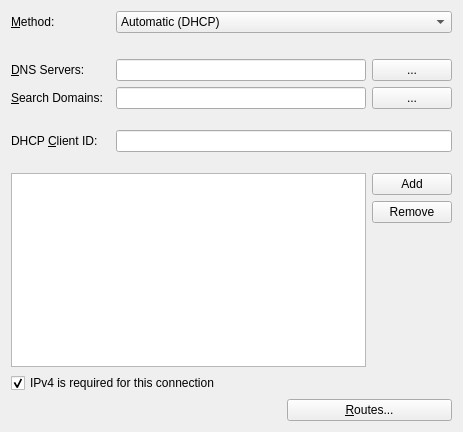
<?xml version="1.0" encoding="UTF-8"?>
<ui version="4.0">
 <class>IPv4Widget</class>
 <widget class="QWidget" name="IPv4Widget">
  <property name="geometry">
   <rect>
    <x>0</x>
    <y>0</y>
    <width>463</width>
    <height>432</height>
   </rect>
  </property>
  <property name="windowTitle">
   <string>IPv4 Address</string>
  </property>
  <property name="toolTip">
   <string extracomment="Advanced IP settings"/>
  </property>
  <layout class="QGridLayout" name="gridLayout_2">
   <item row="0" column="0">
    <widget class="QLabel" name="label">
     <property name="sizePolicy">
      <sizepolicy hsizetype="Minimum" vsizetype="Preferred">
       <horstretch>0</horstretch>
       <verstretch>0</verstretch>
      </sizepolicy>
     </property>
     <property name="text">
      <string>&amp;Method:</string>
     </property>
     <property name="buddy">
      <cstring>method</cstring>
     </property>
    </widget>
   </item>
   <item row="0" column="1" colspan="2">
    <widget class="KComboBox" name="method">
     <item>
      <property name="text">
       <string>Automatic (DHCP)</string>
      </property>
     </item>
     <item>
      <property name="text">
       <string>Link-Local</string>
      </property>
     </item>
     <item>
      <property name="text">
       <string comment="like in use Manual configuration">Manual</string>
      </property>
     </item>
     <item>
      <property name="text">
       <string>Shared to other computers</string>
      </property>
     </item>
     <item>
      <property name="text">
       <string comment="like in this setting is Disabled">Disabled</string>
      </property>
     </item>
    </widget>
   </item>
   <item row="1" column="1">
    <spacer name="verticalSpacer">
     <property name="orientation">
      <enum>Qt::Vertical</enum>
     </property>
     <property name="sizeType">
      <enum>QSizePolicy::Minimum</enum>
     </property>
     <property name="sizeHint" stdset="0">
      <size>
       <width>20</width>
       <height>20</height>
      </size>
     </property>
    </spacer>
   </item>
   <item row="2" column="0">
    <widget class="QLabel" name="dnsLabel">
     <property name="sizePolicy">
      <sizepolicy hsizetype="Minimum" vsizetype="Preferred">
       <horstretch>0</horstretch>
       <verstretch>0</verstretch>
      </sizepolicy>
     </property>
     <property name="text">
      <string comment="@info">&amp;DNS Servers:</string>
     </property>
     <property name="textFormat">
      <enum>Qt::AutoText</enum>
     </property>
     <property name="buddy">
      <cstring>dns</cstring>
     </property>
    </widget>
   </item>
   <item row="2" column="1" colspan="2">
    <layout class="QHBoxLayout" name="horizontalLayout_2">
     <item>
      <widget class="KLineEdit" name="dns">
       <property name="sizePolicy">
        <sizepolicy hsizetype="Expanding" vsizetype="Fixed">
         <horstretch>0</horstretch>
         <verstretch>0</verstretch>
        </sizepolicy>
       </property>
       <property name="minimumSize">
        <size>
         <width>250</width>
         <height>0</height>
        </size>
       </property>
       <property name="toolTip">
        <string>Use this field to specify the IP address(es) of one or more DNS servers. Use ',' to separate entries.</string>
       </property>
      </widget>
     </item>
     <item>
      <widget class="KPushButton" name="dnsMorePushButton">
       <property name="text">
        <string>...</string>
       </property>
      </widget>
     </item>
    </layout>
   </item>
   <item row="3" column="0">
    <widget class="QLabel" name="dnsSearchLabel">
     <property name="sizePolicy">
      <sizepolicy hsizetype="Minimum" vsizetype="Preferred">
       <horstretch>0</horstretch>
       <verstretch>0</verstretch>
      </sizepolicy>
     </property>
     <property name="text">
      <string comment="@info">&amp;Search Domains:</string>
     </property>
     <property name="buddy">
      <cstring>dnsSearch</cstring>
     </property>
    </widget>
   </item>
   <item row="3" column="1" colspan="2">
    <layout class="QHBoxLayout" name="horizontalLayout_5">
     <item>
      <widget class="KLineEdit" name="dnsSearch">
       <property name="minimumSize">
        <size>
         <width>250</width>
         <height>0</height>
        </size>
       </property>
       <property name="toolTip">
        <string>Use this field to specify one or more DNS domains to search. Use ',' to separate entries.</string>
       </property>
      </widget>
     </item>
     <item>
      <widget class="KPushButton" name="dnsSearchMorePushButton">
       <property name="text">
        <string>...</string>
       </property>
      </widget>
     </item>
    </layout>
   </item>
   <item row="4" column="1">
    <spacer name="verticalSpacer_5">
     <property name="orientation">
      <enum>Qt::Vertical</enum>
     </property>
     <property name="sizeType">
      <enum>QSizePolicy::Fixed</enum>
     </property>
     <property name="sizeHint" stdset="0">
      <size>
       <width>17</width>
       <height>15</height>
      </size>
     </property>
    </spacer>
   </item>
   <item row="5" column="0">
    <widget class="QLabel" name="labelDhcpClientId">
     <property name="sizePolicy">
      <sizepolicy hsizetype="Minimum" vsizetype="Preferred">
       <horstretch>0</horstretch>
       <verstretch>0</verstretch>
      </sizepolicy>
     </property>
     <property name="text">
      <string>DHCP &amp;Client ID:</string>
     </property>
     <property name="buddy">
      <cstring>dhcpClientId</cstring>
     </property>
    </widget>
   </item>
   <item row="6" column="1">
    <spacer name="verticalSpacer_2">
     <property name="orientation">
      <enum>Qt::Vertical</enum>
     </property>
     <property name="sizeType">
      <enum>QSizePolicy::Fixed</enum>
     </property>
     <property name="sizeHint" stdset="0">
      <size>
       <width>17</width>
       <height>15</height>
      </size>
     </property>
    </spacer>
   </item>
   <item row="7" column="0" colspan="3">
    <layout class="QGridLayout" name="gridLayout">
     <item row="1" column="1">
      <widget class="QPushButton" name="btnRemove">
       <property name="text">
        <string>Remove</string>
       </property>
       <property name="icon">
        <iconset theme="list-remove">
         <normaloff/>
        </iconset>
       </property>
      </widget>
     </item>
     <item row="0" column="1">
      <widget class="QPushButton" name="btnAdd">
       <property name="text">
        <string>Add</string>
       </property>
       <property name="icon">
        <iconset theme="list-add">
         <normaloff/>
        </iconset>
       </property>
      </widget>
     </item>
     <item row="0" column="0" rowspan="3">
      <widget class="QTableView" name="tableViewAddresses">
       <property name="sizePolicy">
        <sizepolicy hsizetype="MinimumExpanding" vsizetype="MinimumExpanding">
         <horstretch>0</horstretch>
         <verstretch>0</verstretch>
        </sizepolicy>
       </property>
       <property name="toolTip">
        <string>Addresses</string>
       </property>
       <property name="selectionMode">
        <enum>QAbstractItemView::SingleSelection</enum>
       </property>
       <property name="selectionBehavior">
        <enum>QAbstractItemView::SelectRows</enum>
       </property>
       <attribute name="horizontalHeaderStretchLastSection">
        <bool>true</bool>
       </attribute>
       <attribute name="verticalHeaderVisible">
        <bool>false</bool>
       </attribute>
      </widget>
     </item>
     <item row="2" column="1">
      <spacer name="verticalSpacer_3">
       <property name="orientation">
        <enum>Qt::Vertical</enum>
       </property>
       <property name="sizeType">
        <enum>QSizePolicy::MinimumExpanding</enum>
       </property>
       <property name="sizeHint" stdset="0">
        <size>
         <width>20</width>
         <height>40</height>
        </size>
       </property>
      </spacer>
     </item>
    </layout>
   </item>
   <item row="8" column="0" colspan="2">
    <widget class="QCheckBox" name="ipv4RequiredCB">
     <property name="text">
      <string>IPv4 is required for this connection</string>
     </property>
     <property name="checked">
      <bool>true</bool>
     </property>
    </widget>
   </item>
   <item row="9" column="2">
    <widget class="QPushButton" name="btnRoutes">
     <property name="text">
      <string>&amp;Routes...</string>
     </property>
    </widget>
   </item>
   <item row="5" column="1" colspan="2">
    <widget class="KLineEdit" name="dhcpClientId">
     <property name="toolTip">
      <string>Use this field to specify the DHCP client ID which is a string sent to the DHCP server to identify the local machine that the DHCP server may use to customize the DHCP lease and options.</string>
     </property>
    </widget>
   </item>
   <item row="9" column="0" colspan="2">
    <spacer name="horizontalSpacer">
     <property name="orientation">
      <enum>Qt::Horizontal</enum>
     </property>
     <property name="sizeHint" stdset="0">
      <size>
       <width>40</width>
       <height>20</height>
      </size>
     </property>
    </spacer>
   </item>
  </layout>
 </widget>
 <customwidgets>
  <customwidget>
   <class>KComboBox</class>
   <extends>QComboBox</extends>
   <header>kcombobox.h</header>
  </customwidget>
  <customwidget>
   <class>KLineEdit</class>
   <extends>QLineEdit</extends>
   <header>klineedit.h</header>
  </customwidget>
  <customwidget>
   <class>KPushButton</class>
   <extends>QPushButton</extends>
   <header>kpushbutton.h</header>
  </customwidget>
 </customwidgets>
 <tabstops>
  <tabstop>method</tabstop>
  <tabstop>dns</tabstop>
  <tabstop>dnsMorePushButton</tabstop>
  <tabstop>dnsSearch</tabstop>
  <tabstop>dnsSearchMorePushButton</tabstop>
  <tabstop>dhcpClientId</tabstop>
  <tabstop>tableViewAddresses</tabstop>
  <tabstop>btnAdd</tabstop>
  <tabstop>btnRemove</tabstop>
  <tabstop>ipv4RequiredCB</tabstop>
  <tabstop>btnRoutes</tabstop>
 </tabstops>
 <resources/>
 <connections/>
</ui>
